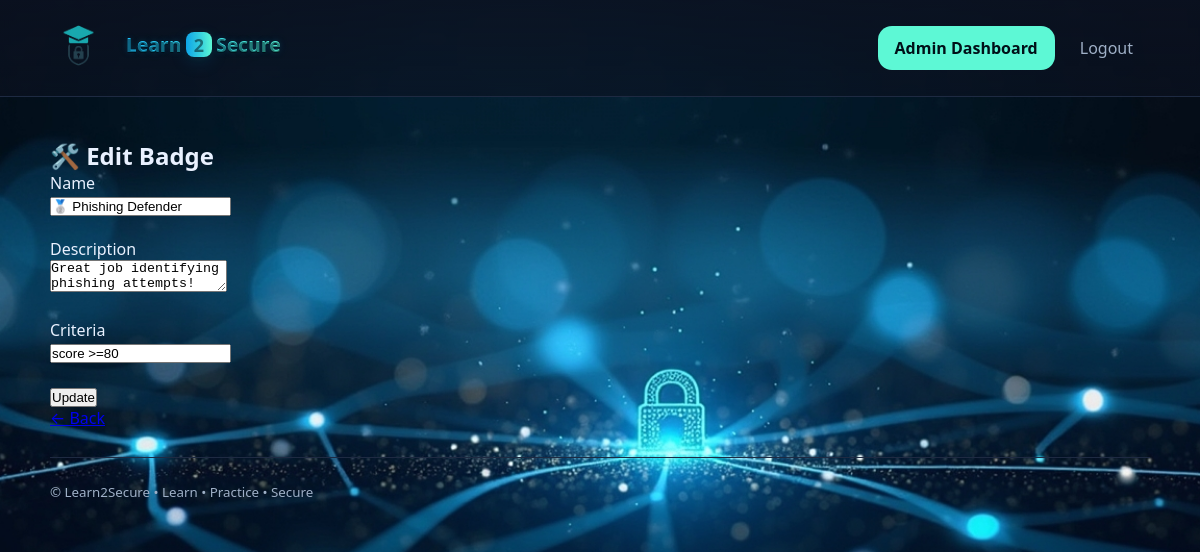
The page /admin/badges/edit/2 (signed in) on the database its author committed.
### app/models.py (models this page shows)
class Badge(db.Model):
    id = db.Column(db.Integer, primary_key=True)
    name = db.Column(db.String(100), nullable=False)
    description = db.Column(db.String(255), nullable=False)
    criteria = db.Column(db.String(255), nullable=False)
    module_id = db.Column(db.Integer, db.ForeignKey('module.id'), nullable=True)  # <-- Add this line
    module = db.relationship('Module', backref='badges')

### app/routes/admin_routes.py (the view)
    @login_required
    def wrapped_view(*args, **kwargs):
        if not current_user.is_admin:
            flash("Admin access only.")
            return redirect(url_for('user.dashboard'))
        return view_func(*args, **kwargs)

### app/models.py (called while the page is built)
@login_manager.user_loader
def load_user(user_id):
    return User.query.get(int(user_id))

### app/routes/admin_routes.py (called while the page is built, shortened)
def admin_required(view_func):
    @login_required
    def wrapped_view(*args, **kwargs):
        if not current_user.is_admin:
            flash("Admin access only.")
            return redirect(url_for('user.dashboard'))
        return view_func(*args, **kwargs)
    wrapped_view.__name__ = view_func.__name__
    return wrapped_view

@admin_bp.route('/badges/edit/<int:id>', methods=['GET', 'POST'])
@admin_required
def edit_badge(id):
    badge = Badge.query.get_or_404(id)
    return render_template('admin/edit_badge.html', badge=badge)

### app/templates/admin/edit_badge.html
{% extends 'base.html' %}
{% block content %}
<h2>🛠️ Edit Badge</h2>
<form method="POST">
  <label>Name</label><br>
  <input name="name" value="{{ badge.name }}"><br><br>
  <label>Description</label><br>
  <textarea name="description">{{ badge.description }}</textarea><br><br>
  <label>Criteria</label><br>
  <input name="criteria" value="{{ badge.criteria }}"><br><br>
  <button type="submit">Update</button>
</form>
<a href="{{ url_for('admin.manage_badges') }}">← Back</a>
{% endblock %}

### app/static/css/style.css (style rules this page uses)
:root { --bg: #0b1220; --panel: #111a2b; --panel-2: #0e1627; --primary: #21c3ff; --primary-2: #0ea5e9; --accent: #5df8d5; --text: #e9f1ff; --muted: #9fb0c7; --line: #1e2a42; --warn-bg: #fff3cd; --warn: #856404; --danger: #ff5a5a; --ok: #30e69a; --brand-size: 60px; }
* { box-sizing: border-box; margin: 0; padding: 0; }
html, body { height: 100%; }
body { font-family: ui-sans-serif, system-ui, -apple-system, "Segoe UI", Roboto, Arial; background: radial-gradient(1200px 600px at 10% -10%, #18233a 0%, #0b1220 40%) fixed; color: var(--text); background: url("../images/cyber-bg.jpg") no-repeat center center fixed; background-size: cover; background-color: #0a0f1a; }

### rows shown on the page
Badge: name "🥈 Phishing Defender", description "Great job identifying phishing attempts!", criteria "score >=80"
